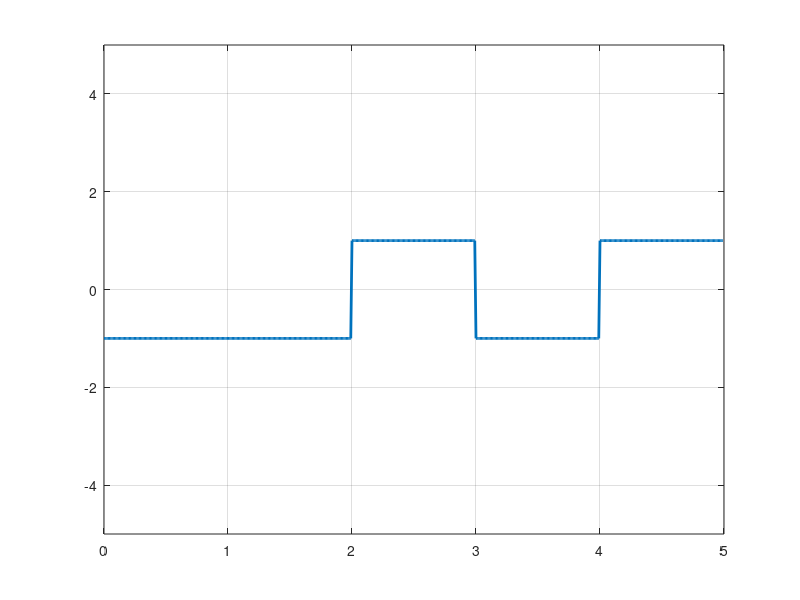

Write the MATLAB code that produced this figure.
clc;
close all;
clear all;

bits=[1 1 0 1 0];
bit_dur=1;
T=length(bits)*bit_dur;
fs=100;
t=0:1/fs:T-(1/fs);

for i=1:length(bits)
    if bits(i)==0
        x((i-1)*fs*bit_dur+1:i*fs*bit_dur) = 1;
    else
        x((i-1)*fs*bit_dur+1:i*fs*bit_dur) = -1;
    end
end
plot(t,x,'linewidth',2);
ylim([-5,5]);
xlim([0,T]);
grid on;

%demodulation
for i=1:length(x)/(fs*bit_dur)
    if x((i-1)*fs*bit_dur+1:i*fs*bit_dur) == 1
        disp(0);
    else
        disp(1);
    end
end

        
